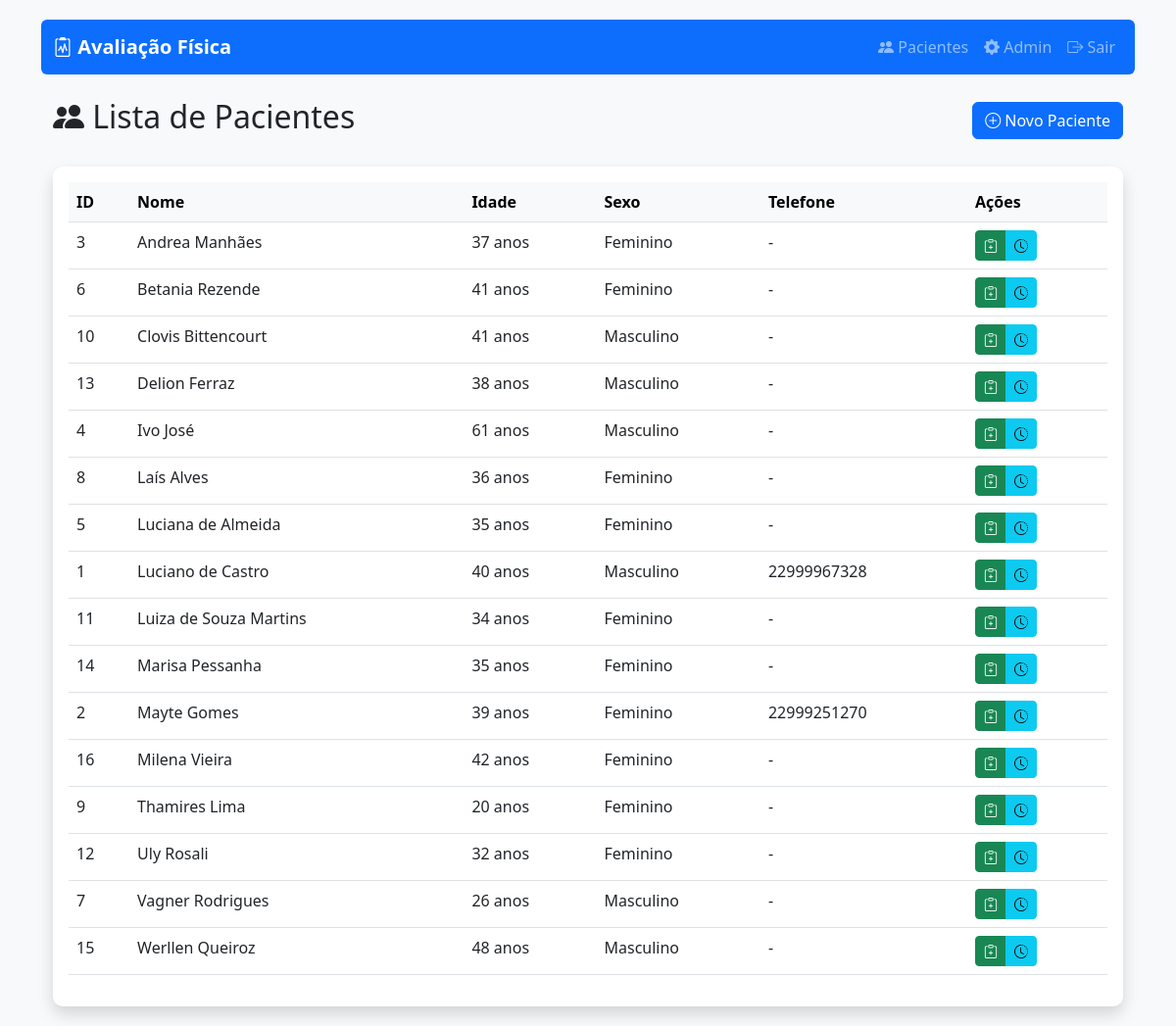
Before: /pacientes/ (signed in) with the older database file.
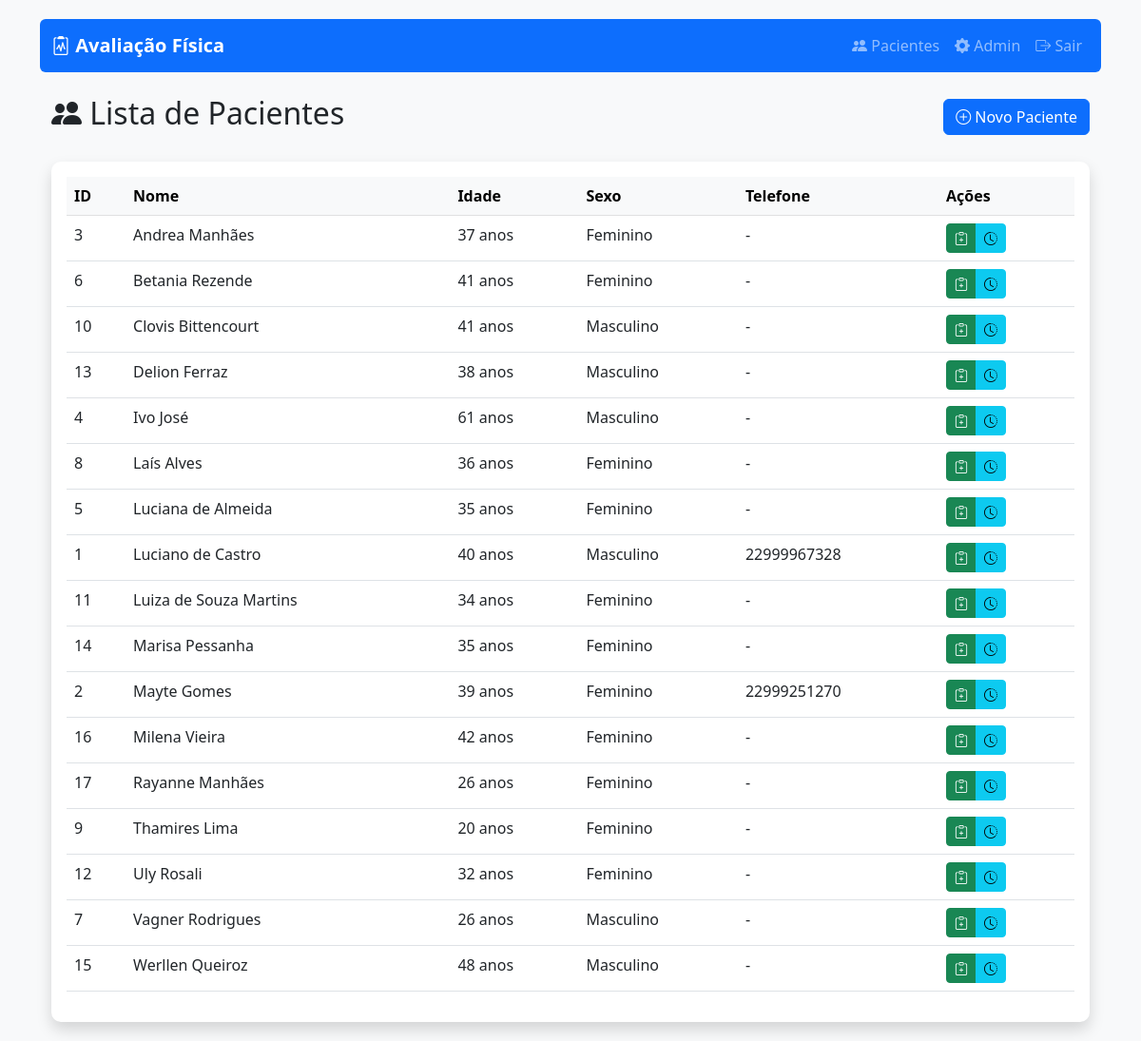
After: the same page with the newer database file.
### avaliacao/models.py (models this page shows, shortened)
class Paciente(models.Model):
    SEXO_CHOICES = [('M', 'Masculino'), ('F', 'Feminino')]
    nome = models.CharField(max_length=100)
    sexo = models.CharField(max_length=1, choices=SEXO_CHOICES)
    data_nascimento = models.DateField()
    telefone = models.CharField(max_length=15, blank=True)
    email = models.EmailField(blank=True)
    observacoes = models.TextField(blank=True)
    @property
    def idade(self):
        hoje = date.today()
        return hoje.year - self.data_nascimento.year - (
            (hoje.month, hoje.day) < (self.data_nascimento.month, self.data_nascimento.day)
        )

### avaliacao/views.py (the view)
# urls.py: path('pacientes/', views.lista_pacientes, name='lista_pacientes'),
@login_required
def lista_pacientes(request):
    pacientes = Paciente.objects.all().order_by('nome')
    return render(request, 'avaliacao/lista_pacientes.html', {
        'pacientes': pacientes,
        'titulo': 'Lista de Pacientes'
    })

### avaliacao/templates/avaliacao/lista_pacientes.html (shortened to what this page needs)
{% extends 'avaliacao/base.html' %}
{% block content %}
<div class="container mt-4">
    <div class="d-flex justify-content-between align-items-center mb-4">
        <h2><i class="bi bi-people-fill"></i> Lista de Pacientes</h2>
        <a href="{% url 'avaliacao:novo_paciente' %}" class="btn btn-primary">
            <i class="bi bi-plus-circle"></i> Novo Paciente
        </a>
    </div>
    <div class="card shadow">
        <div class="card-body">
            <div class="table-responsive">
                <table class="table table-hover">
                    <thead class="table-light">
                        <tr>
                            <th>ID</th>
                            <th>Nome</th>
                            <th>Idade</th>
                            <th>Sexo</th>
                            <th>Telefone</th>
                            <th>Ações</th>
                        </tr>
                    </thead>
                    <tbody>
                        {% for paciente in pacientes %}
                        <tr>
                            <td>{{ paciente.id }}</td>
                            <td>{{ paciente.nome }}</td>
                            <td>{{ paciente.idade }} anos</td>
                            <td>{{ paciente.get_sexo_display }}</td>
                            <td>{{ paciente.telefone|default:"-" }}</td>
                            <td>
                                <div class="btn-group" role="group">
                                    <a href="{% url 'avaliacao:nova_avaliacao' paciente.id %}"
                                       class="btn btn-sm btn-success"
                                       title="Nova Avaliação">
                                        <i class="bi bi-clipboard-plus"></i>
                                    </a>
                                    <a href="{% url 'avaliacao:historico_avaliacoes' paciente.id %}"
                                       class="btn btn-sm btn-info"
                                       title="Ver Histórico">
                                        <i class="bi bi-clock-history"></i>
                                    </a>
                                </div>
                            </td>
                        </tr>
                        {% empty %}
                        <tr>
                            <td colspan="6" class="text-center text-muted">
                                Nenhum paciente cadastrado ainda.
                            </td>
                        </tr>
                        {% endfor %}
                    </tbody>
                </table>
            </div>
        </div>
    </div>
</div>
{% endblock %}

Changed rows visible on the page:
added Paciente: id "17", nome "Rayanne Manhães", idade "26", sexo "Feminino", telefone "-"
